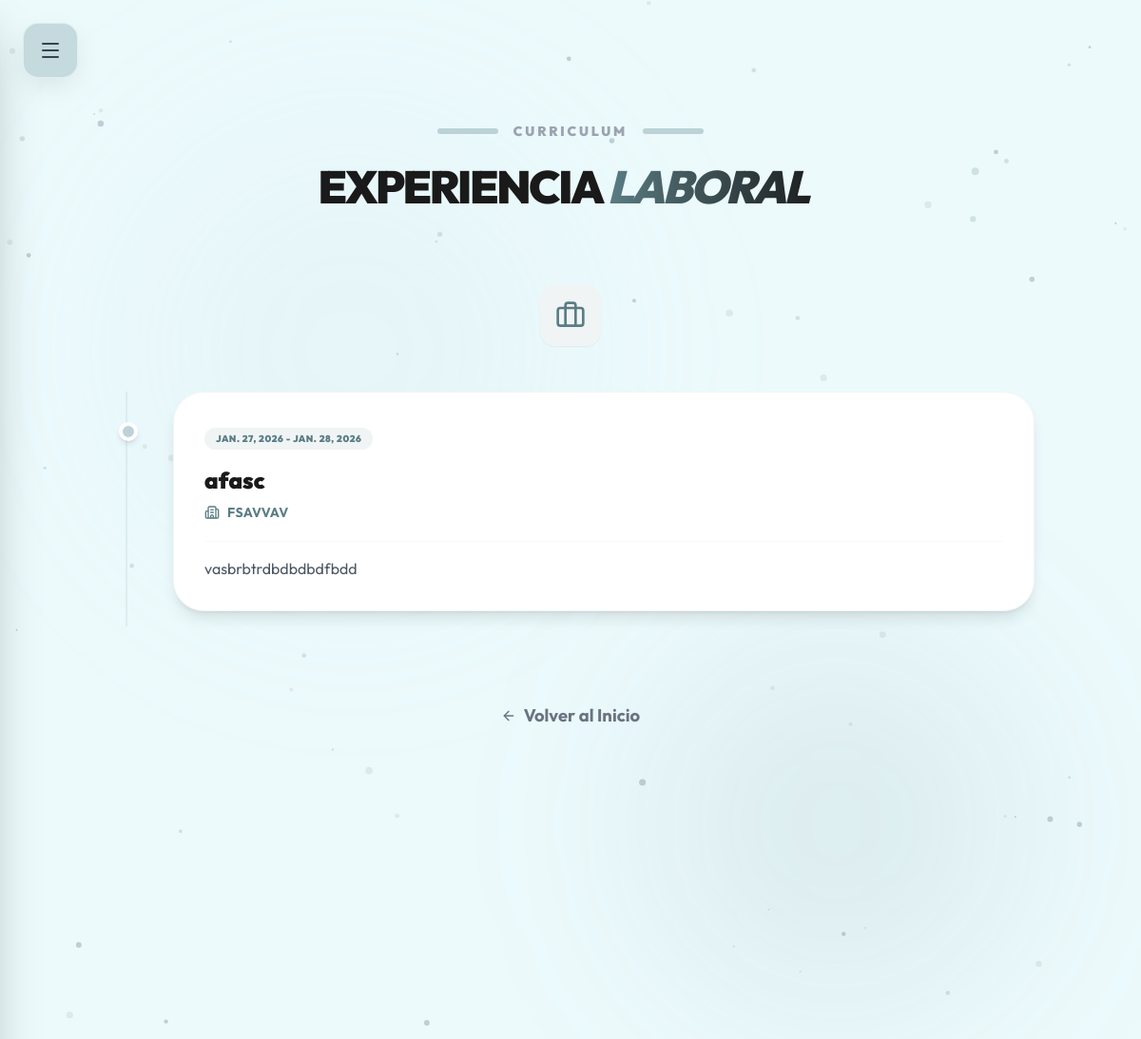
The page /experiencia/ on the database its author committed.
### curriculum/models.py (models this page shows, shortened)
class ExperienciaLaboral(models.Model):
    cargo = models.CharField(max_length=150, default="Cargo no especificado")
    empresa = models.CharField(max_length=150, default="Empresa no especificada")
    fecha_inicio = models.DateField(default=timezone.now)
    fecha_fin = models.DateField(null=True, blank=True, help_text="Dejar en blanco si es el trabajo actual")
    descripcion = models.TextField(default="Sin descripción de funciones")
    ubicacion = models.CharField(max_length=100, default="Ubicación no especificada")
    visible = models.BooleanField(default=True, verbose_name="Mostrar en CV")
    class Meta:
        verbose_name_plural = "Experiencias Laborales"
        ordering = ['-fecha_inicio'] # Ordenar del más reciente al más antiguo

### curriculum/views.py (the view)
# urls.py: path('experiencia/', views.experiencia, name='experiencia'),
def experiencia(request):
    perfil = DatosPersonales.objects.first()
    experiencias = ExperienciaLaboral.objects.all()
    return render(request, 'curriculum/experiencia.html', {'perfil': perfil, 'experiencias': experiencias})

### curriculum/templates/curriculum/experiencia.html (shortened to what this page needs)
{% extends 'curriculum/base.html' %}
{% load static %}
{% block content %}
<div class="min-h-screen py-20 relative z-10">
    <div class="fixed top-0 left-0 w-full h-full overflow-hidden -z-10 pointer-events-none">
        <div class="absolute top-[10%] left-[10%] w-[500px] h-[500px] bg-[#BBD2D6]/10 blur-[100px] rounded-full"></div>
        <div class="absolute bottom-[10%] right-[10%] w-[400px] h-[400px] bg-[#5A7D84]/10 blur-[100px] rounded-full"></div>
    </div>
    <div class="max-w-5xl mx-auto px-6">
        <div class="text-center mb-20 fade-in">
            <div class="flex items-center justify-center gap-4 mb-6">
                <div class="h-1.5 w-16 bg-[#BBD2D6] rounded-full"></div>
                <span class="text-gray-400 font-black tracking-[0.2em] text-sm uppercase">Curriculum</span>
                <div class="h-1.5 w-16 bg-[#BBD2D6] rounded-full"></div>
            </div>
            <h1 class="text-4xl md:text-5xl font-black text-[#1a1a1a] mb-6 tracking-tighter">
                EXPERIENCIA <span class="text-transparent bg-clip-text bg-gradient-to-r from-[#5A7D84] to-[#1a1a1a] italic pr-4">LABORAL</span>
            </h1>
        </div>
        <div class="mb-12">
            <div class="flex justify-center mb-12">
                <span class="w-16 h-16 rounded-2xl bg-[#F0F4F5] flex items-center justify-center text-[#5A7D84] shadow-sm">
                    <i data-lucide="briefcase" class="w-8 h-8"></i>
                </span>
            </div>
            <div class="relative border-l-2 border-[#BBD2D6]/30 ml-3 md:ml-5 space-y-12 pb-4">
                {% for exp in experiencias %}
                <div class="relative pl-8 md:pl-12 group">
                    <div class="absolute -left-[9px] top-8 w-5 h-5 rounded-full border-4 border-white bg-[#BBD2D6] group-hover:bg-[#5A7D84] group-hover:scale-125 transition-all duration-300 shadow-md z-10"></div>
                    <div class="bg-white p-8 rounded-[2rem] shadow-lg border border-gray-100 hover:shadow-xl transition-all duration-500 hover:-translate-y-1 relative">
                        <span class="inline-block px-3 py-1 bg-[#F0F4F5] text-[#5A7D84] text-[10px] font-black rounded-full uppercase tracking-wider mb-4">
                            {{ exp.fecha_inicio }} - {{ exp.fecha_fin }}
                        </span>
                        <h3 class="text-xl md:text-2xl font-black text-[#1a1a1a] mb-2 leading-tight">{{ exp.cargo }}</h3>
                        <p class="text-[#5A7D84] font-bold text-sm uppercase tracking-wide mb-5 flex items-center gap-2">
                            <i data-lucide="building-2" class="w-4 h-4"></i> {{ exp.empresa }}
                        </p>
                        <p class="text-gray-600 leading-relaxed text-sm md:text-base border-t border-gray-50 pt-4">
                            {{ exp.descripcion|linebreaksbr }}
                        </p>
                    </div>
                </div>
                {% endfor %}
            </div>
        </div>
        <div class="mt-20 text-center">
            <a href="{% url 'inicio' %}" class="inline-flex items-center gap-2 text-gray-500 hover:text-[#5A7D84] font-bold transition-colors">
                <i data-lucide="arrow-left" class="w-4 h-4"></i> Volver al Inicio
            </a>
        </div>
    </div>
</div>
{% endblock %}

### curriculum/templates/curriculum/base.html (style rules this page uses)
body { font-family: 'Outfit', sans-serif; background-color: rgb(236, 250, 252); color: #1a1a1a; margin: 0; font-size: 115%; }
.fade-in { animation: fadeIn 0.8s ease-out forwards; }

### rows shown on the page
ExperienciaLaboral: fecha_inicio "JAN. 27, 2026", fecha_fin "JAN. 28, 2026", cargo "afasc", empresa "FSAVVAV", descripcion "vasbrbtrdbdbdbdfbdd"
